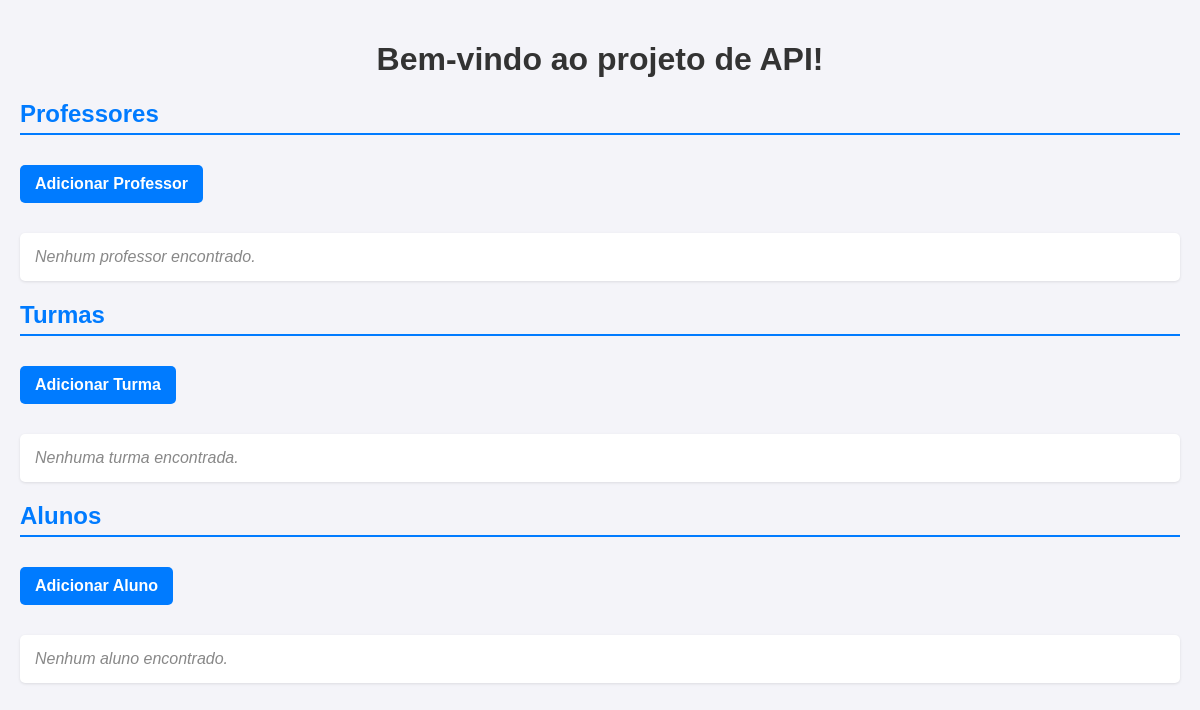
Before: / with the older database file.
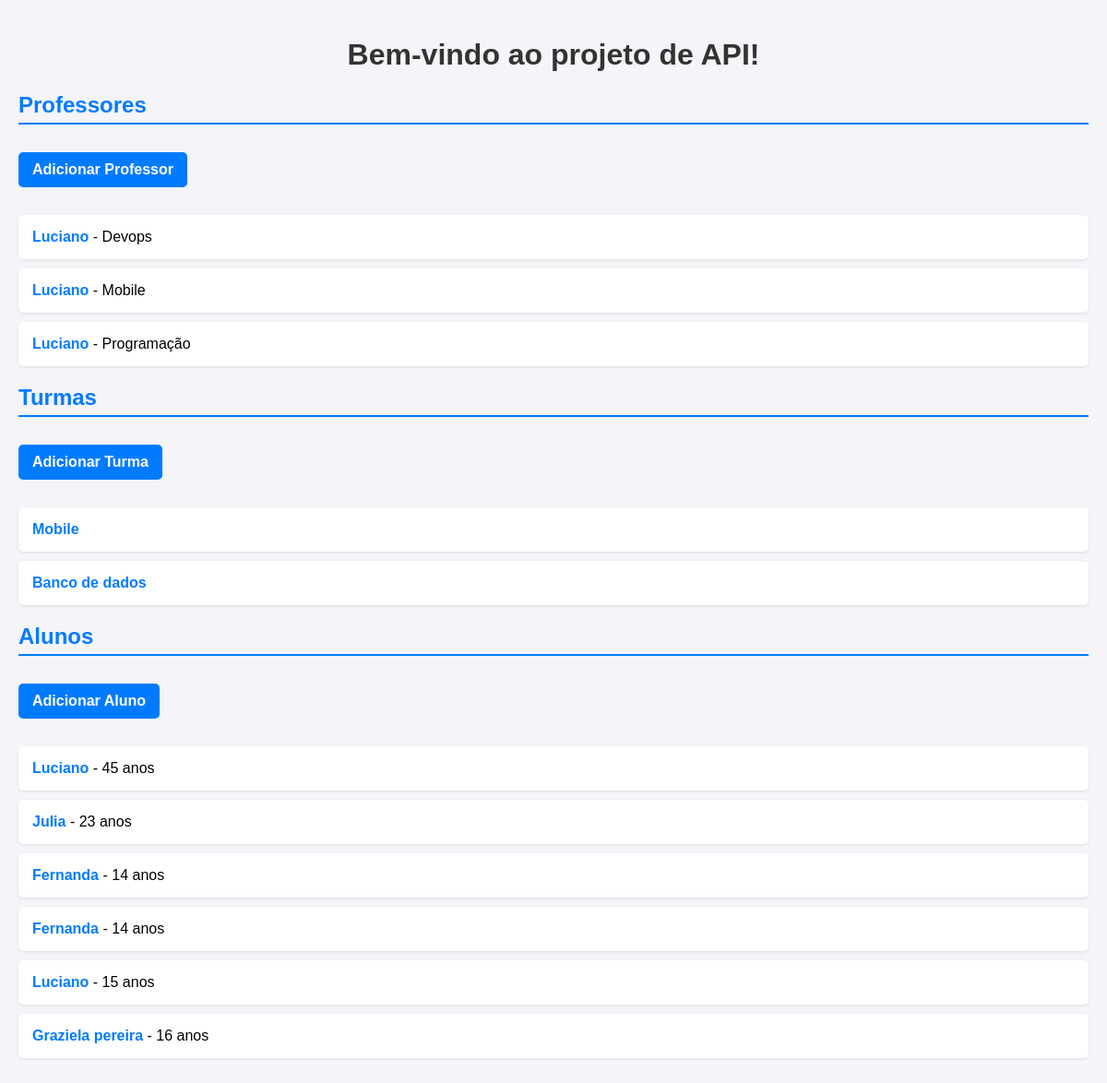
After: the same page with the newer database file.
### professor/professor_model.py (models this page shows, shortened)
class Professor(db.Model):
    id = db.Column(db.Integer, primary_key=True)
    nome = db.Column(db.String(150))
    idade = db.Column(db.Integer)
    materia = db.Column(db.String(40))
    observacoes = db.Column(db.String(250))
    turmas = db.relationship('Turma', backref='professor', lazy="select")

### turmas/turmas_model.py (models this page shows, shortened)
class Turma(db.Model):
    id = db.Column(db.Integer, primary_key=True)
    descricao = db.Column(db.String(150))
    status = db.Column(db.Boolean, default=True)
    professor_id = db.Column(db.Integer, db.ForeignKey('professor.id'), nullable=True)
    alunos = db.relationship('Aluno', backref='turma', lazy="select")

### Alunos/alunos_model.py (models this page shows, shortened)
class Aluno(db.Model):
    id = db.Column(db.Integer, primary_key=True)
    nome = db.Column(db.String(100))
    idade = db.Column(db.Integer)
    data_nascimento = db.Column(db.Date)
    nota_primeiro_semestre = db.Column(db.Float)
    nota_segundo_semestre = db.Column(db.Float)
    media_final = db.Column(db.Float)
    professor = db.Column(db.String(150))
    turma_id = db.Column(db.Integer, db.ForeignKey('turma.id'), nullable=False)

### Alunos/alunos_routes.py (the view)
@alunos_blueprint.route('/', methods=['GET'])
def getIndex():
    professores = Professor.query.all()
    turmas = Turma.query.all()
    alunos = Aluno.query.all()
    return render_template('alunos/index.html', professores=professores,
                           turmas=turmas, alunos=alunos)

### templates/alunos/index.html (shortened to what this page needs)
<!DOCTYPE html>
<html lang="pt-BR">
<head>
</head>
<body>
    <h1>Bem-vindo ao projeto de API!</h1>
    <h2>
        <a href="{{ url_for('professores.get_professores') }}">Professores</a>
    </h2>
    <a class="button" href="{{ url_for('professores.adicionar_professor_page') }}">Adicionar Professor</a>
    <ul>
        {% for professor in professores %}
            <li>
                <a href="{{ url_for('professores.get_professor', id_professor=professor.id) }}">{{ professor.nome }}</a> - {{ professor.materia }}
            </li>
        {% else %}
            <li class="no-data">Nenhum professor encontrado.</li>
        {% endfor %}
    </ul>
    <h2>
        <a href="{{ url_for('turmas.get_turmas') }}">Turmas</a>
    </h2>
    <a class="button" href="{{ url_for('turmas.adicionar_turma_page') }}">Adicionar Turma</a>
    <ul>
        {% for turma in turmas %}
            <li>
                <a href="{{ url_for('turmas.get_turma', id_turma=turma.id) }}">{{ turma.descricao }}</a>
            </li>
        {% else %}
            <li class="no-data">Nenhuma turma encontrada.</li>
        {% endfor %}
    </ul>
    <h2>
        <a href="{{ url_for('alunos.get_alunos') }}">Alunos</a>
    </h2>
    <a class="button" href="{{ url_for('alunos.adicionar_aluno_page') }}">Adicionar Aluno</a>
    <ul>
        {% for aluno in alunos %}
            <li>
                <a href="{{ url_for('alunos.get_aluno', id_aluno=aluno.id) }}">{{ aluno.nome }}</a> - {{ aluno.idade }} anos
            </li>
        {% else %}
            <li class="no-data">Nenhum aluno encontrado.</li>
        {% endfor %}
    </ul>
</body>
</html>

### templates/alunos/index.html (style rules this page uses)
body { font-family: Arial, sans-serif; background-color: #f4f4f9; margin: 0; padding: 20px; }
h1 { text-align: center; color: #333; }
h2 { color: #007bff; border-bottom: 2px solid #007bff; padding-bottom: 5px; }
ul { list-style: none; padding: 0; margin: 20px 0; }
li { background-color: #fff; margin: 10px 0; padding: 15px; border-radius: 5px; box-shadow: 0 1px 3px rgba(0, 0, 0, 0.1); transition: transform 0.2s; }
a { text-decoration: none; color: #007bff; font-weight: bold; }
.button { display: inline-block; background-color: #007bff; color: white; padding: 10px 15px; margin: 10px 0; border: none; border-radius: 5px; text-align: center; cursor: pointer; text-decoration: none; transition: background-color 0.3s; }

Changed rows visible on the page:
added Professor: nome "Luciano", materia "Devops"
added Professor: nome "Luciano", materia "Mobile"
added Professor: nome "Luciano", materia "Programação"
added Turma: descricao "Mobile"
added Turma: descricao "Banco de dados"
added Aluno: nome "Luciano", idade "45"
added Aluno: nome "Julia", idade "23"
added Aluno: nome "Fernanda", idade "14"
added Aluno: nome "Fernanda", idade "14"
added Aluno: nome "Luciano", idade "15"
added Aluno: nome "Graziela pereira", idade "16"
Other visible differences:
text no longer shown: "Nenhum professor encontrado. Nenhuma turma encontrada. Nenhum aluno encontrado."
